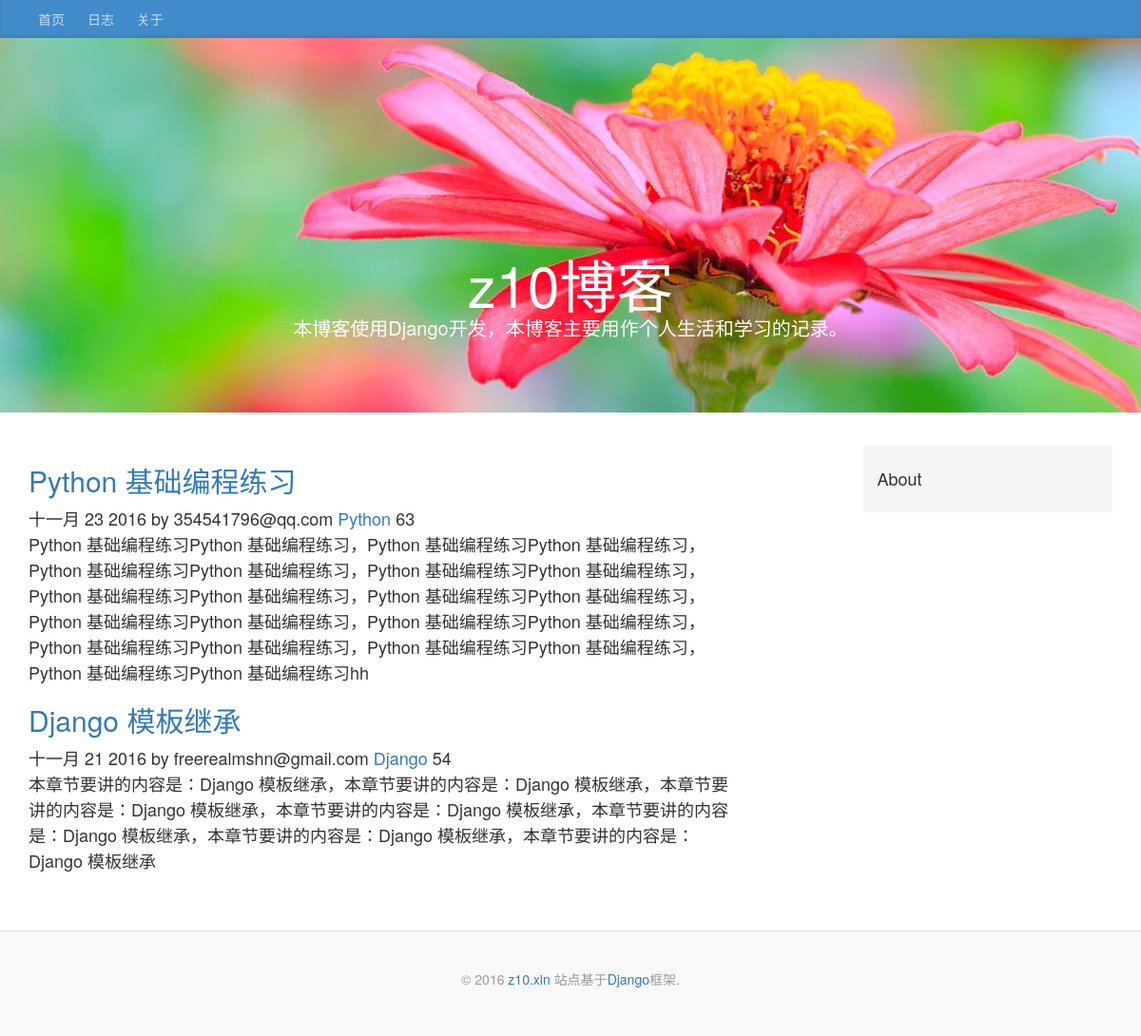
Page /blog/tag/1 on the committed database.
### blog/models.py (models this page shows, shortened)
class Article(models.Model):
    STATUS_CHOICES = (
        ('p', '发布'),
        ('t', '草稿'),
        ('d', '删除'),
    )
    title = models.CharField('标题', max_length=55)
    content = models.TextField('内容')
    status = models.CharField(
        '状态', max_length=1, choices=STATUS_CHOICES, default='p')
    pub_date = models.DateTimeField('发布时间', default=timezone.now)
    changed_date = models.DateTimeField('修改时间', auto_now=True)
    views = models.PositiveIntegerField('浏览量', default=0)
    author = models.ForeignKey(
        settings.AUTH_USER_MODEL,
        on_delete=models.CASCADE)
    tags = models.ManyToManyField('Tag', verbose_name='标签')
    category = models.ForeignKey(
        'Category', verbose_name='分类', blank=True, null=True, on_delete=models.SET_NULL)
    class Meta:
        verbose_name = '博客文章'
        verbose_name_plural = verbose_name

class Category(models.Model):
    title = models.CharField('分类', max_length=40)
    create_time = models.DateTimeField('创建时间', default=timezone.now)
    def __str__(self):
        return self.title
    class Meta:
        verbose_name = '文章分类'
        verbose_name_plural = verbose_name

### accounts/models.py (models this page shows, shortened)
class User(AbstractBaseUser, PermissionsMixin):
    email = models.EmailField('邮箱', unique=True, db_index=True)
    username = models.CharField(
        '用户名', max_length=75, unique=True)
    is_staff = models.BooleanField('职员身份', default=False)
    is_active = models.BooleanField('激活状态', default=True)
    date_joined = models.DateTimeField('注册时间', default=timezone.now)
    login_attempted = models.IntegerField('登录失败几次', default=0)
    update = models.DateTimeField('上次登录尝试', auto_now=True)
    secret = models.CharField('密匙', max_length=16, blank=True)
    verification_needed = models.BooleanField('启用登录验证', default=False)
    objects = UserManage()
    USERNAME_FIELD = 'email'
    REQUIRED_FIELDS = ['username']
    class Meta:
        verbose_name = '用户'
        verbose_name_plural = verbose_name

### blog/views.py (the view)
# urls.py: url(r'^tag/(?P<tag_id>\d+)$', views.TagView.as_view(), name='tag'),
class TagView(ListView):
    template_name = 'blog/category.html'
    context_object_name = 'articles'
    def get_queryset(self):
        articles = Article.objects.filter(
            tags=self.kwargs['tag_id'], status='p')
        return articles

### home/context.py (called while the page is built)
def all_context(request):
    SITE_NAME = settings.SITE_NAME
    SITE_BLOG_DES = settings.SITE_BLOG_DES
    SITE_URL = settings.SITE_URL
    return locals()

### blog/templates/blog/category.html (shortened to what this page needs)
{% extends "blog/base.html" %}
{% block content %}
<div class="col-sm-8 blog-main">
    {% if articles %}
    <div class="blog-post">
        {% for article in articles %}
            <h2><a href="{% url 'blog:detail' article.pk %}">{{ article.title }}</a></h2>
            {{ article.pub_date | date:"M j Y" }} by {{ article.author }}
            {% if article.category %}
                <a href="{% url 'blog:category' article.category_id %}">{{ article.category }}</a>
            {% endif %}
            {{ article.views }}
            <p>{{ article.content }}</p>
        {% endfor %}
        </div>
    {% endif %}
</div>
<div class="col-sm-3 col-sm-offset-1 blog-sidebar">
        <div class="sidebar-module sidebar-module-inset">
            <h4>About</h4>
        </div>
</div>
{% endblock content %}

### blog/static/css/style.css (style rules this page uses)
body { display: block; padding: 0; margin: 0; font-size: 14px; line-height: 1.428; }
.sidebar-module-inset { padding: 15px; background: #f5f5f5; border-radius: 4px; }
.blog-main { font-size: 18px; line-height: 1.5; }
.blog-post { margin-bottom: 60px; }

### rows in the picture
Article: title "Python 基础编程练习", pub_date "十一月 23 2016", author "354541796@qq.com", category "Python", views "63", content "Python 基础编程练习Python 基础编程练习，Python 基础编程练习Python 基础编程练习，Python 基础编程练习Python 基础编程练习，Python 基础编程练习Python 基础编程练习，Python 基础编程练习Python 基础编程练习，Python 基础编程练习Python 基础编程练习，Python 基础编程练习Python 基础编程练习，Python 基础编程练习Python 基础编程练习，Python 基础编程练习Python 基础编程练习，Python 基础编程练习Python 基础编程练习，Python 基础编程练习Python 基础编程练习hh"
Article: title "Django 模板继承", pub_date "十一月 21 2016", author "freerealmshn@gmail.com", category "Django", views "54", content "本章节要讲的内容是：Django 模板继承，本章节要讲的内容是：Django 模板继承，本章节要讲的内容是：Django 模板继承，本章节要讲的内容是：Django 模板继承，本章节要讲的内容是：Django 模板继承，本章节要讲的内容是：Django 模板继承，本章节要讲的内容是：Django 模板继承"

### other values in the picture
{{ SITE_NAME }} "z10博客"
{{ SITE_BLOG_DES }} "本博客使用Django开发，本博客主要用作个人生活和学习的记录。"
